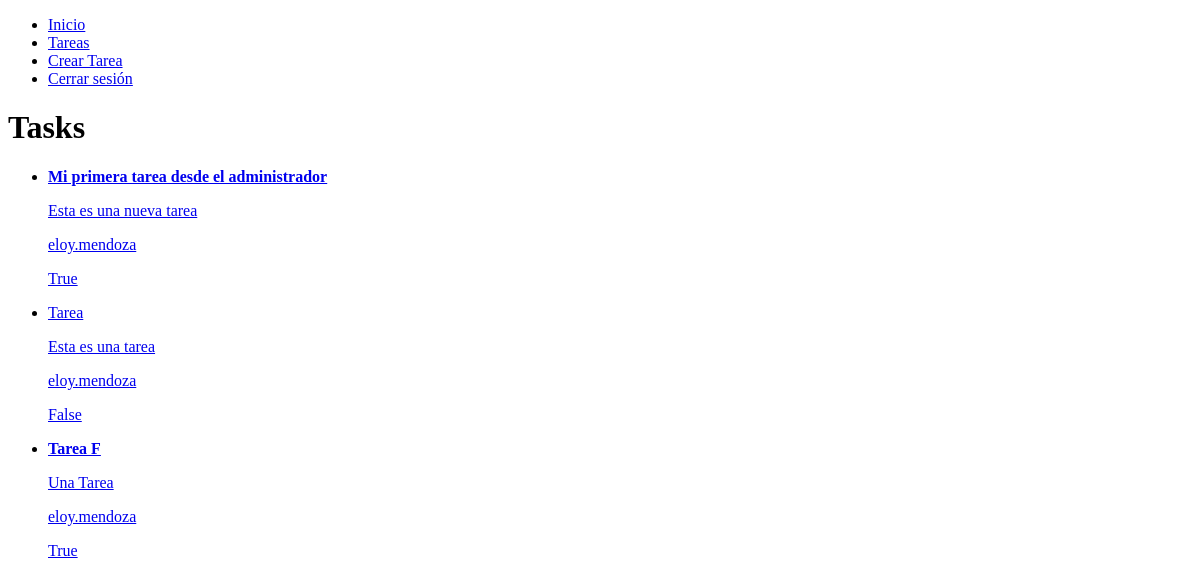
Before: /tasks/ (signed in) with the older database file.
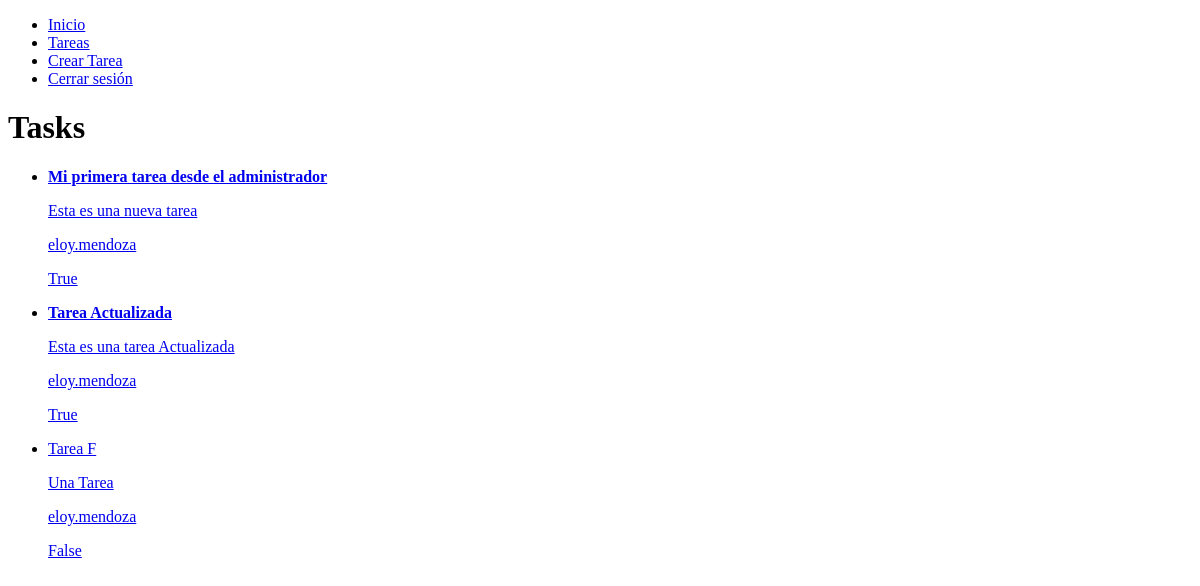
After: the same page with the newer database file.
### task/models.py (models this page shows, shortened)
class Task(models.Model):
    title = models.CharField(max_length=100)
    description = models.TextField(blank=False)
    created = models.DateTimeField(auto_now_add=True)
    datecompleted = models.DateTimeField(null=True, blank=True)
    important = models.BooleanField(default=False)
    user = models.ForeignKey(User, on_delete=models.CASCADE)

### task/views.py (the view)
# urls.py: path('tasks/', views.tasks, name="tasks"),
def tasks(request):
    tasks = Task.objects.filter(user = request.user, datecompleted__isnull=True)
    return render(request, 'tasks.html', {'tasks': tasks})

### task/templates/tasks.html
{% extends 'base.html' %}
{% block content %}
    <h1>Tasks</h1>
<ul>
    {% for task in tasks %}
    <li>
        <a href="{% url 'task_detail' task.id %}">
            {% if task.important %}
            <strong>{{task.title}}</strong>
            {% else %}
            {{task.title}}
            {% endif %}
            <p>{{task.description}}</p>
            <p>{{task.user.username}}</p>
            <p>{{task.important}}</p>
            </a>
    </li>
    {% endfor %}
</ul>
{% endblock %}

### task/templates/base.html (shortened to what this page needs)
<!DOCTYPE html>
<html lang="en">
<head>
</head>
<body>
    <nav>
        <ul>
            <li>
                <a href="/">Inicio</a>
            </li>
            {% if user.is_authenticated %}
            <li>
                <a href="/tasks">Tareas</a>
            </li>
            <li>
                <a href="/tasks/create">Crear Tarea</a>
            </li>
            <li>
                <a href="/logout">Cerrar sesión</a>
            </li>
            {% else %}
            <li>
                <a href="/signup">Registrarse</a>
            </li><li>
                <a href="/iniciar_sesion">Login</a>
            </li>
            {% endif %}
        </ul>
    </nav>
    {% block content %}
    {% endblock %}
</body>
</html>

Changed rows visible on the page:
changed Task: description "Esta es una tarea" → "Esta es una tarea Actualizada"; important "False" → "True"; title "Tarea" → "Tarea Actualizada"
changed Task "Tarea F": important "True" → "False"
